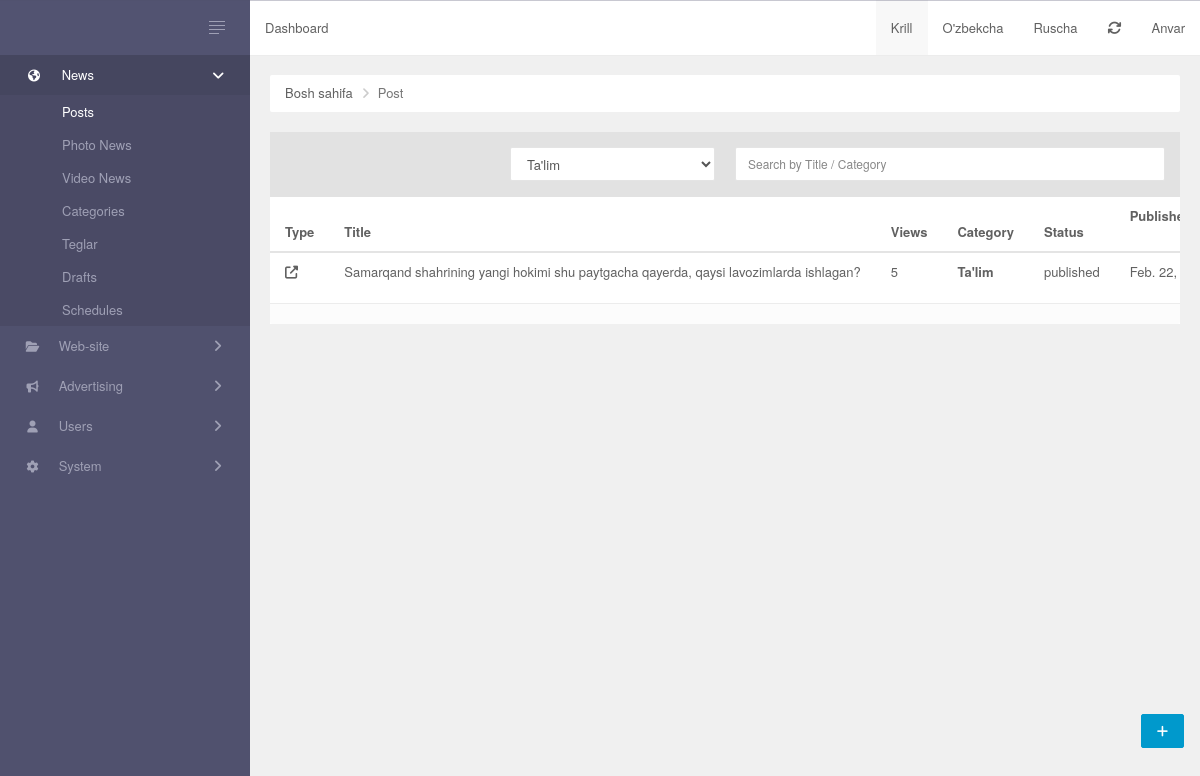
Page / (signed in) on the committed database.
### Admin/models/postAuthor.py (models this page shows, shortened)
class MyUser(AbstractUser):
    bio = models.CharField(max_length = 200, blank = True)
    location = models.CharField(max_length=30, blank=True)
    birth_date = models.DateTimeField(null = True, blank = True)
    img = models.ImageField(upload_to='users/', blank = True, null = True)
    facebook_link = models.URLField(max_length=200, blank=True, null=True)
    instagram_link = models.URLField(max_length=200, blank=True, null=True)
    youtube_link = models.URLField(max_length=200, blank=True, null=True)
    telegram_link = models.URLField(max_length=200, blank=True, null=True)
    gitHub_link = models.URLField(max_length=200, blank=True, null=True)
    STATUS = Choices('enable', 'disabled')
    status = StatusField()

### Admin/models/post.py (models this page shows, shortened)
class Post(models.Model):
    name = models.CharField(max_length = 200)
    slug = models.SlugField(unique=True, max_length=100)
    img = models.ImageField(upload_to='image/', default=True)
    short_info = models.CharField(max_length = 150)
    description = QuillField()
    category = models.ForeignKey('Category', on_delete = models.CASCADE)
    tags = TaggableManager()
    created_at = models.DateTimeField(auto_now_add = True)
    updated_at = models.DateTimeField(auto_now = True)
    STATUS = Choices('draft', 'published', 'disabled', 'posted')
    status = StatusField()
    views = models.PositiveBigIntegerField(default = 0)
    author = models.ForeignKey('MyUser', on_delete = models.CASCADE)
    is_main = models.BooleanField(default = False)

### Admin/models/category.py (models this page shows)
class Category(models.Model):
    name = models.CharField(max_length = 200)
    slug = models.SlugField(unique=True)
    description = models.TextField()
    is_hidden = models.BooleanField()
    is_home = models.BooleanField()
    creted_at = models.DateTimeField(auto_now_add = True)
    def __str__(self):
        return self.name

### Admin/views.py (the view)
# urls.py: path('', index, name ='home'),
def index(request):
    news = Post.objects.all()
    category = Category.objects.all()
    return render(request,'index.html',{'news':news,'categories':category})

### Admin/templates/index.html (shortened to what this page needs)
{% extends 'base.html' %}
{% load static %}
{% block content %}
        <div class="main-panel">
            {% include 'inc/header.html' %}
            <div class="main-content">
                <ul class="breadcrumb ">
                    <li><a href="{% url 'home' %}">Bosh sahifa</a></li>
                    <li class="active">Post</li>
                </ul>
                <div class="button-panel">
                    <a class="btn btn-fab btn-raised btn-primary" href="#" title="Create news Post"><i class="fa fa-plus"></i></a>
                </div>
                <div id="post-grid" data-pjax-container="">
                    <div class="panel panel-default data-grid">
                        <div class="panel-heading">
                            <div class="row" id="data-grid-filters">
                                <form id="w0" action="{% url 'news_search' %}" method="post">
                                    <div class="col col-md-3  col-md-offset-3">
                                        <div class="form-group field-post-_domain">
                                            <select class="form-control">
                                                {% for i in categories %}
                                                <option value="{{i.name}}">{{i.name}}</option>
                                                {% endfor %}
                                            </select>
                                        </div>
                                    </div>
                                    <div class="col col-md-6 col-md-6">
                                        <div class="form-group field-post-search">
                                            <input type="text" id="post-search" class="form-control" name="query" placeholder="Search by Title / Category">
                                        </div>
                                    </div>
                                </form>
                            </div>
                        </div>
                        <div id="data-grid" class="table-responsive scroll">
                            {% if news %}
                            <table class="table table-striped table-hover">
                                <thead>
                                    <tr>
                                        <th><a href="/post/index?sort=type" data-sort="type">Type</a></th>
                                        <th><a href="/post/index?sort=title" data-sort="title">Title</a></th>
                                        <th><a href="/post/index?sort=views" data-sort="views">Views</a></th>
                                        <th><a href="/post/index?sort=views" data-sort="views">Category</a></th>
                                        <th><a href="/post/index?sort=status" data-sort="status">Status</a></th>
                                        <th><a class="desc" href="/post/index?sort=published_on" data-sort="published_on">Published On</a></th>
                                    </tr>
                                </thead>
                                <tbody>
                                    {% for i in news %}
                                    <tr class="  " data-key="620ddae1f2750876ef694475">
                                        <td><a href="#" data-pjax="0" target="_blank"><i class="fa fa-external-link"></i></a></td>
                                        <td><a href="#" data-pjax="0">{{i.name|truncatechars:100}}</a></td>
                                        <td>{{i.views}}</td>
                                        <th><a href="" data-sort="views">{{i.category}}</a></th>
                                        <td>{{i.status}}</td>
                                        <td>{{i.created_at|date}}</td>
                                    </tr>
                                    {% endfor %}
                                </tbody>
                            </table>
                            {% else %}
                            <div style="color:red;text-align: center;">
                                <h3>Siz izlagan qidiruv buyicha ma'lumot topilmadi!!!</h3>
                                <h3>Afsus . Qaytadan harakat qilib kuring</h3>
                            </div>
                            {% endif %}
                            <div class='panel-footer'>
                            </div>
                        </div>
                    </div>
                </div>
            </div>
        </div>
{% endblock %}

### Admin/templates/inc/header.html (shortened to what this page needs)
<header class="header navbar">
    <ul class="nav navbar-nav hidden-xs">
        <li>
            <p class="navbar-text">Dashboard</p>
        </li>
    </ul>
    <ul class="nav navbar-nav navbar-right hidden-xs">
        <li class="active">
            <a href="/post/index">Krill</a>
        </li>
        <li class="">
            <a href="/uz/post/index">O'zbekcha</a>
        </li>
        <li class="">
            <a href="/ru/post/index">Ruscha</a>
        </li>
        <li>
            <a href="/system/cache">
                <i class="fa fa-refresh"></i>
            </a>
        </li>
        <li>
            <a data-toggle="dropdown">
                <span>{{user.username}}</span>
            </a>
        </li>
    </ul>
</header>

### static/css/style.css (style rules this page uses)
.button-panel { bottom: 52px; position: fixed; right: 16px; z-index: 10000; }
.main-panel { transition: margin 0.33s cubic-bezier(0.685, 0.0473, 0.346, 1) 0s; }
.form-group { position: relative; }
.header .nav li.active { background-color: #F8F8F8; }
.header { border-bottom: 2px solid #e3e3e3; padding-bottom: 5px; display: block; }
.desc:after { font-family: FontAwesome; content: "\f078"; font-size: 10px; float: right; padding-top: 2px; }
.panel-heading .form-group { margin: 0px; }

### templates/base.html (style rules this page uses)
.scroll { overflow: auto; white-space: nowrap; }

### rows in the picture
MyUser: username "Anvar"
Post: name "Samarqand shahrining yangi hokimi shu paytgacha qayerda, qaysi lavozimlarda ishlagan?", views "5", category "Ta'lim", status "published", created_at "Feb. 22,…"

### other values in the picture
form field value "Ta'lim"
